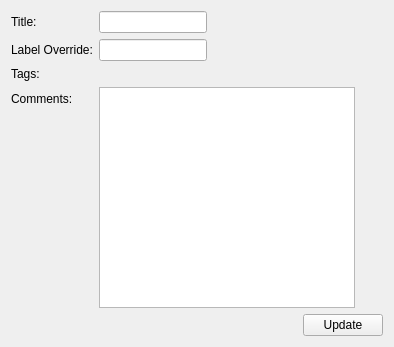
<?xml version="1.0" encoding="UTF-8"?>
<ui version="4.0">
 <class>Form</class>
 <widget class="QWidget" name="Form">
  <property name="geometry">
   <rect>
    <x>0</x>
    <y>0</y>
    <width>394</width>
    <height>347</height>
   </rect>
  </property>
  <property name="windowTitle">
   <string>Form</string>
  </property>
  <layout class="QVBoxLayout" name="verticalLayout">
   <item>
    <layout class="QFormLayout" name="formLayout">
     <property name="fieldGrowthPolicy">
      <enum>QFormLayout::FieldsStayAtSizeHint</enum>
     </property>
     <item row="0" column="0">
      <widget class="QLabel" name="label_5">
       <property name="text">
        <string>Title:</string>
       </property>
      </widget>
     </item>
     <item row="0" column="1">
      <widget class="QLineEdit" name="titleEdit"/>
     </item>
     <item row="1" column="0">
      <widget class="QLabel" name="label">
       <property name="text">
        <string>Label Override:</string>
       </property>
      </widget>
     </item>
     <item row="1" column="1">
      <widget class="QLineEdit" name="labelEdit"/>
     </item>
     <item row="2" column="0">
      <widget class="QLabel" name="label_2">
       <property name="text">
        <string>Tags:</string>
       </property>
      </widget>
     </item>
     <item row="2" column="1">
      <widget class="QLabel" name="tagLabel">
       <property name="text">
        <string>&lt;tags&gt;</string>
       </property>
      </widget>
     </item>
     <item row="3" column="0">
      <widget class="QLabel" name="label_4">
       <property name="text">
        <string>Comments:</string>
       </property>
      </widget>
     </item>
     <item row="3" column="1">
      <widget class="QTextEdit" name="commentText"/>
     </item>
    </layout>
   </item>
   <item>
    <layout class="QHBoxLayout" name="horizontalLayout">
     <item>
      <spacer name="horizontalSpacer">
       <property name="orientation">
        <enum>Qt::Horizontal</enum>
       </property>
       <property name="sizeHint" stdset="0">
        <size>
         <width>40</width>
         <height>20</height>
        </size>
       </property>
      </spacer>
     </item>
     <item>
      <widget class="QPushButton" name="updateButton">
       <property name="text">
        <string>Update</string>
       </property>
      </widget>
     </item>
    </layout>
   </item>
  </layout>
 </widget>
 <resources/>
 <connections/>
</ui>
